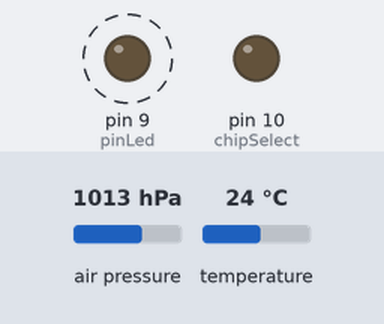
Bench run of a sketch on a simulated Arduino Uno, built with avr-gcc and run on an emulated ATmega328P. Shown: output pins drawn as LEDs (lit = HIGH). Dashed ring = blinking. The inputs (shaded band) are chosen by the test bench; at power-on: air pressure 1013 hPa, temperature 24 °C. Storage starts empty; what the sketch prints to the serial monitor is not drawn.

Above: at 0.6 s.
Timing chart, 0 to 3.1 s (numbered marks = the images above):
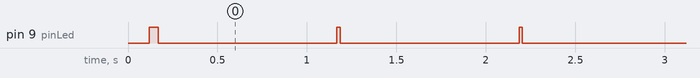

The sketch:

COMPASAT25_v02_SD.ino
```cpp
// Librerías
#include <Wire.h>
#include <Adafruit_BMP280.h>
#include <SPI.h>
#include <SD.h>

// Definición de pines y constantes
Adafruit_BMP280 bmp;
const int chipSelect = 10; // Pin CS de la tarjeta SD
int pinLed = 9;            // Pin del LED indicador
int idPaquete = 1;         // Contador de paquetes
File logFile;

void setup() {
  Serial.begin(9600);
  while (!Serial); // Esperar conexión serie (para USB nativo)

  // Inicialización del sensor BMP280
  Serial.println("1.1 TEST-BMP280-INICIO");
  if (!bmp.begin()) {
    Serial.println("Error: No se encontró el BMP280. Revisa el cableado.");
    while (1); // Detener ejecución si falla
  }
  bmp.setSampling(Adafruit_BMP280::MODE_NORMAL,
                  Adafruit_BMP280::SAMPLING_X2,
                  Adafruit_BMP280::SAMPLING_X16,
                  Adafruit_BMP280::FILTER_X16,
                  Adafruit_BMP280::STANDBY_MS_500);
  Serial.println("1.2 TEST-BMP280-FIN");

  // Inicialización de la tarjeta SD
  Serial.println("2.1 TEST-SD-INICIO");
  pinMode(chipSelect, OUTPUT); // Asegurarse de que CS es salida
  if (!SD.begin(chipSelect)) {
    Serial.println("PIN 10: Inicialización FALLIDA!");
    while (1); // Detener ejecución si falla
  }
  Serial.println("Inicialización OK!");
  Serial.println("2.2 TEST-SD-FIN");

  // Crear archivo en la SD
  logFile = SD.open("COMPASAT.txt", FILE_WRITE);
  if (logFile) {
    Serial.println("Escribiendo encabezado en archivo SD...");
    logFile.println("PAQ,TEMP.,PRES.,ALT.,SAT.");
    logFile.close();
    Serial.println("Encabezado escrito correctamente.");
  } else {
    Serial.println("Error al abrir el archivo SD.");
  }

  // Configuración del LED indicador
  pinMode(pinLed, OUTPUT);
}

void loop() {
  // Encender LED indicador
  digitalWrite(pinLed, HIGH);

  // Leer datos del BMP280
  float temperatura = bmp.readTemperature();
  float presion = bmp.readPressure();
  float altitud = bmp.readAltitude(1013.25); // Ajusta el valor según la presión a nivel del mar

  // Mostrar datos por puerto serie
  Serial.print(idPaquete); Serial.print(",");
  Serial.print(temperatura); Serial.print(",");
  Serial.print(presion); Serial.print(",");
  Serial.print(altitud); Serial.print(",");
  Serial.println("COMPASAT25");

  // Escribir datos en la tarjeta SD
  logFile = SD.open("COMPASAT.txt", FILE_WRITE);
  if (logFile) {
    logFile.print(idPaquete); logFile.print(",");
    logFile.print(temperatura); logFile.print(",");
    logFile.print(presion); logFile.print(",");
    logFile.print(altitud); logFile.print(",");
    logFile.println("COMPASAT25");
    logFile.close();
  } else {
    Serial.println("Error al abrir el archivo SD.");
  }

  // Incrementar ID del paquete
  idPaquete++;

  // Apagar LED indicador
  digitalWrite(pinLed, LOW);

  // Esperar 1 segundo
  delay(1000);
}
```

Measured:
- by itself, pin 9 (pinLed): alternates HIGH for 0.02 s and LOW for 1.0 s
